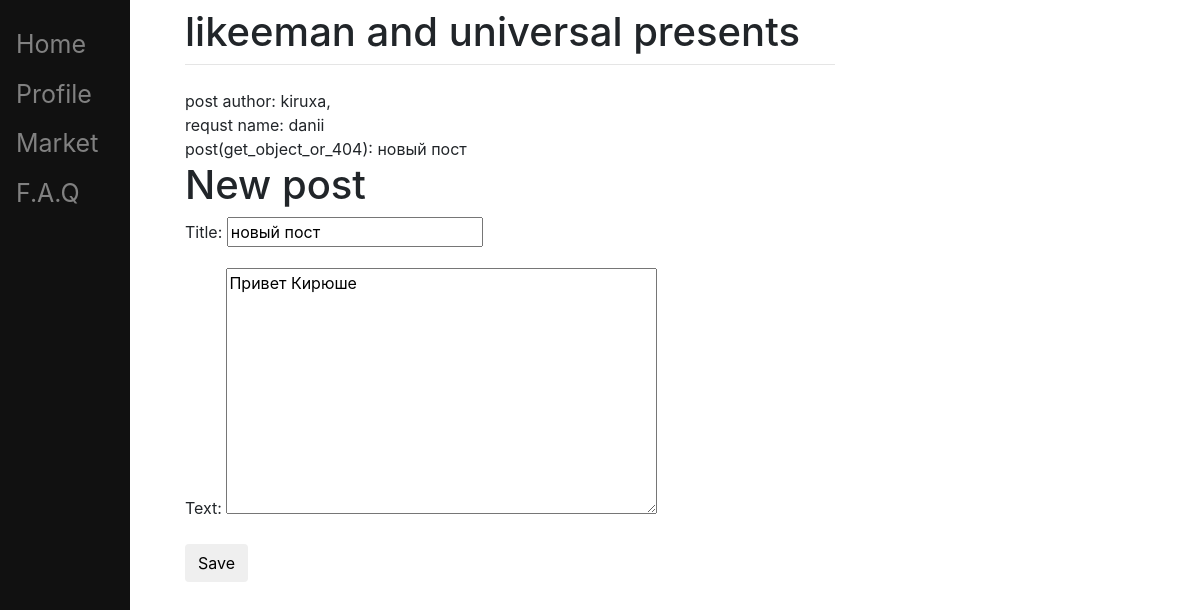
The app's page /post/1/edit/ (signed in), older data.
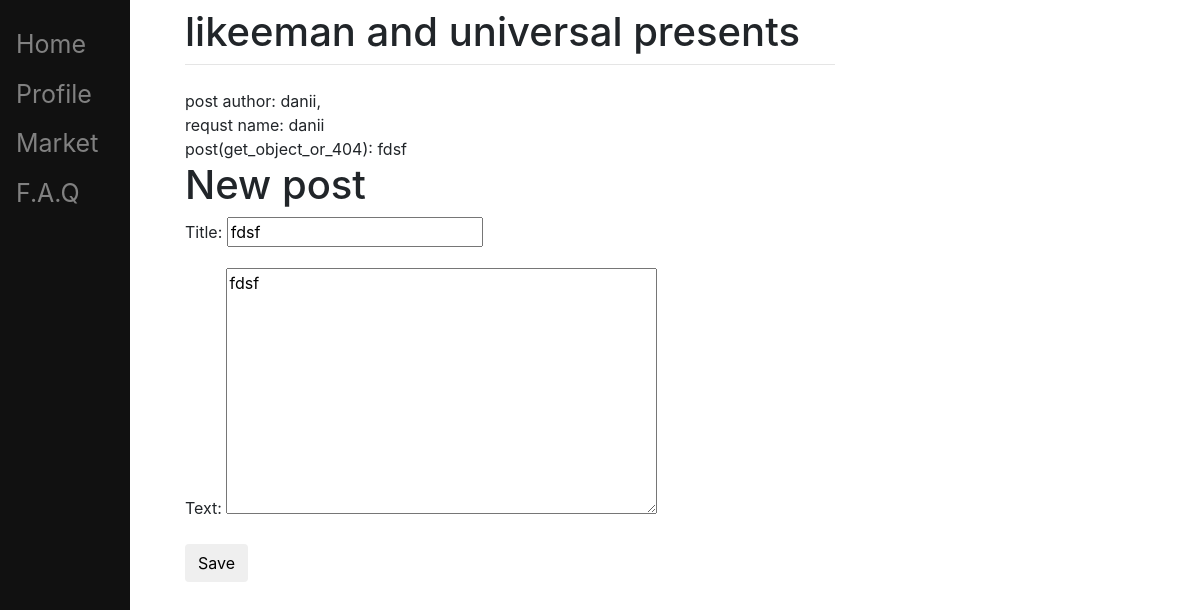
The same page, newer data.
### blog/models.py (models this page shows, shortened)
class Post(models.Model):
    author = models.ForeignKey(settings.AUTH_USER_MODEL, on_delete=models.CASCADE)
    title = models.CharField(max_length=200)
    text = models.TextField()
    created_date = models.DateTimeField(default=timezone.now)
    published_date = models.DateTimeField(blank=True, null=True)
    def __str__(self):
        return self.title

### blog/views.py (the view)
# urls.py: path('post/<int:pk>/edit/', views.post_edit, name='post_edit'),
def post_edit(request, pk):
    post = get_object_or_404(Post, pk=pk)
    if request.method == "POST":
        print("POST")
        form = PostForm(request.POST, instance=post)
        if form.is_valid():
            post = form.save(commit=False)
            post.published_date = timezone.now()
            post.save()
            return redirect('post_detail', pk=post.pk)
    else:
        form = PostForm(instance=post)
        print("NOT POST")
    return render(request, 'blog/post_edit.html', {'form': form, "post": post})

### blog/forms.py
class PostForm(forms.ModelForm):
    class Meta:
        model = Post
        fields = ('title', 'text')

### blog/templates/blog/post_edit.html (shortened to what this page needs)
{% extends 'blog/base.html' %}
{% block content %}
    post author: {{post.author}},
<br>
    requst name: {{request.user.username}}
<br>
    post(get_object_or_404): {{ post }}
    <h1>New post</h1>
    <form method="POST" class="post-form">
        {{ form.as_p }}
        <button type="submit" class="save btn btn-default">Save</button>
    </form>
{% endblock %}

Row changes from the older to the newer data that the page shows:
changed Post: author "kiruxa" → "danii"; title "новый пост" → "fdsf"; text "Привет Кирюше" → "fdsf"
